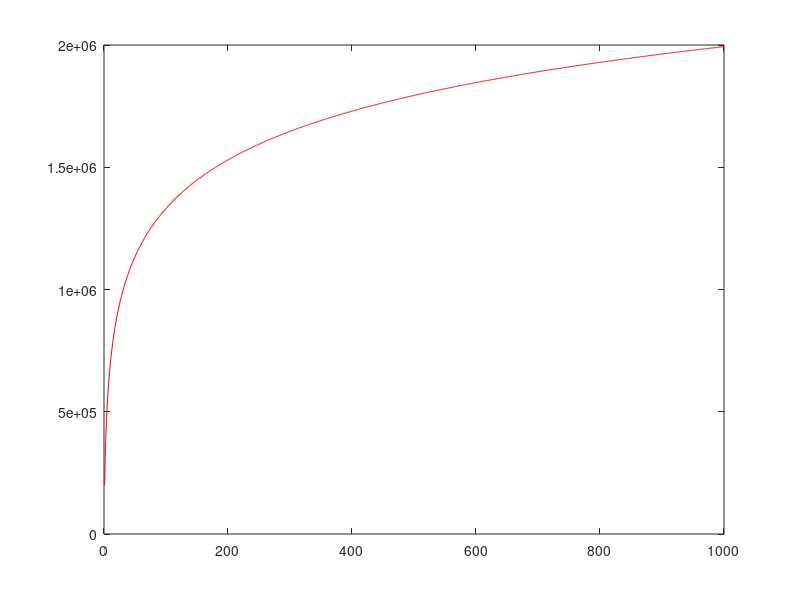
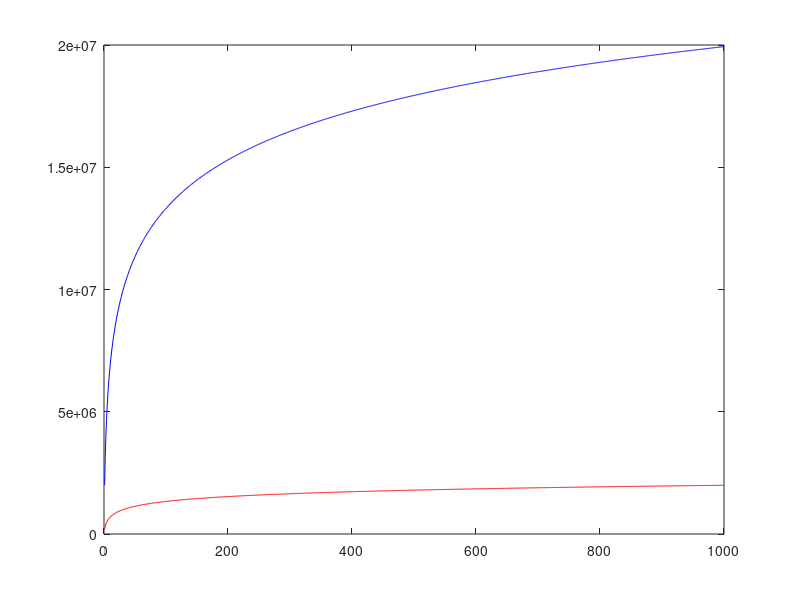

The MATLAB source for these figures, in order:
% ECE 471 : Drill Problem 5.12

close all
clear all
D = 1:1:1000;

B1 = 100E3; %kHz
R1 = 2*B1*log2(1+D);

figure('NumberTitle','off','Name','Drill 5.12 Part a)')
plot(D,R1,'r')

B2 = 1E6; %MHz
R2 = 2*B2*log2(1+D);

figure('NumberTitle','off','Name','Drill 5.12 Part b)')
plot(D,R1,'r',D,R2,'b')
